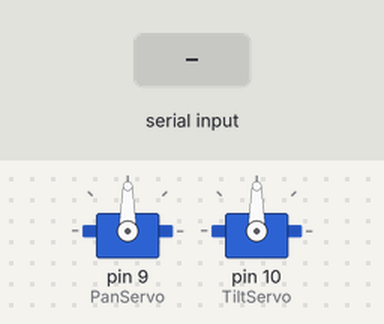
This sketch was run on a simulated Arduino Uno, built with avr-gcc and run on an emulated ATmega328P. On the bench: 2 × servo. The test bench sets the inputs (shaded band).

Above: at 1.7 s.
1.8 s: "90,45," received over Serial
At 4.6 s:
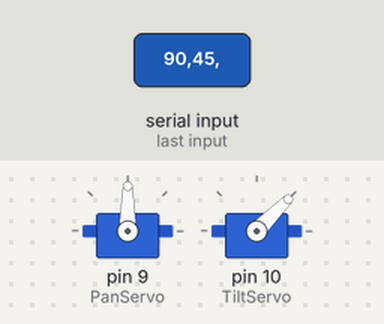
4.8 s: "30,150," received over Serial
At 5.43 s:
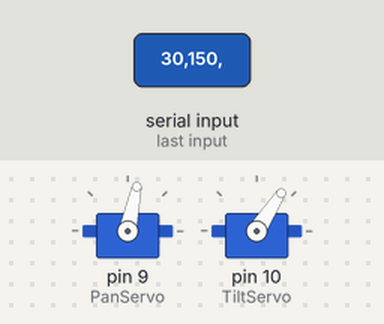
7.8 s: "5," received over Serial
At 8.93 s:
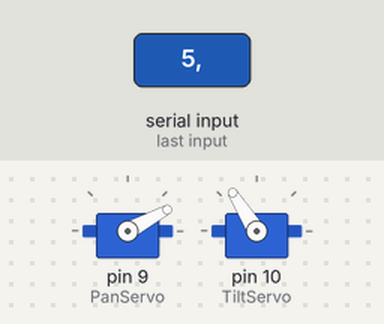
10.8 s: "90," received over Serial
At 11.93 s:
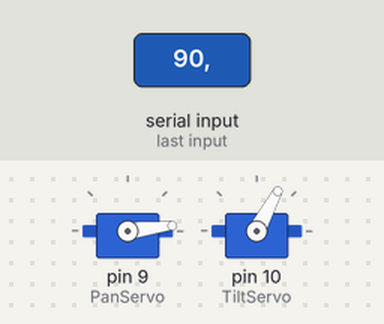
13.8 s: "200," received over Serial
16.8 s: "1,90," received over Serial
At 17.03 s:
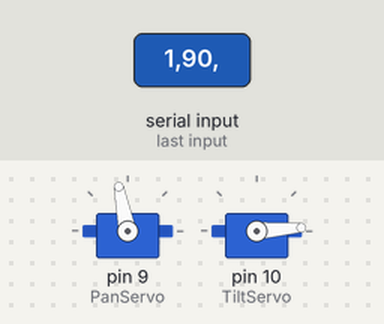
Timing chart, 0 to 20.8 s (numbered marks = the images above; inputs shaded):
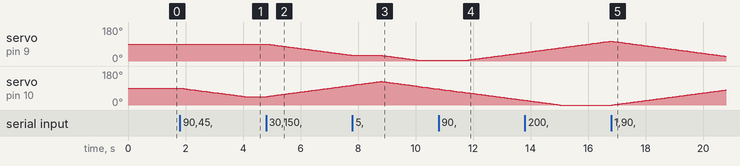

The sketch:

read_from_serial.ino
```cpp
/*
GazePal: Machine Learning-based Gaze Tracking for Users with Physical Disabilities
Author: Rishi Rangarajan
Year: 2021
Info: Program to run on Arduino to control Pan-Tilt Mechanism using input from Serial port.
*/

// Servo easing library
#include "ServoEasing.hpp"

// Initial pan and tilt positions
int pan_angle = 90;
int tilt_angle = 90;
// Variable for servo speed
int servo_speed = 20;

// Instantiate for servo motors
ServoEasing PanServo;
ServoEasing TiltServo;

void setup()
{
  Serial.begin(9600);

  // Attach Pan Servo to PIN 9
  if (PanServo.attach(9, pan_angle) == INVALID_SERVO) {
      Serial.println(F("Error attaching servo"));
  }
  // Attach Pan Servo to PIN 10
  if (TiltServo.attach(10, tilt_angle) == INVALID_SERVO) {
      Serial.println(F("Error attaching servo"));
  }

  // Small delay to take position
  delay(500);

  // Set Servo speed
  PanServo.setSpeed(servo_speed);
  TiltServo.setSpeed(servo_speed);

}

void loop()
{
  // Check if Serial data is available
  if (Serial.available())
  {
    // Read data into separate variables
    String str_pan = Serial.readStringUntil(',');
    Serial.read();
    String str_tilt = Serial.readStringUntil(',');

    // Convert string to integers
    pan_angle = str_pan.toInt();
    tilt_angle = str_tilt.toInt();

    // Write to Pan and Tilt Servos
    PanServo.startEaseTo(pan_angle);
    TiltServo.startEaseTo(tilt_angle);
  }
}
```

Measured:
- after the input at 1.8 s, servo on pin 10 (TiltServo): moves from 90° to 45° over 2.2 s, starting after 0.05 s
- after the input at 4.8 s, servo on pin 9 (PanServo): moves from 90° to 30° over 2.9 s, starting after 0.05 s; servo on pin 10 (TiltServo): moves from 45° to 105° over 2.9 s, starting after 0.05 s
- after the input at 7.8 s, servo on pin 9 (PanServo): moves from 30° to 5° over 1.2 s, starting after 1.0 s
- after the input at 10.8 s, servo on pin 9 (PanServo): moves from 5° to 45° over 1.9 s, starting after 1.0 s
- after the input at 16.8 s, servo on pin 10 (TiltServo): moves from 0° to 80° over 3.9 s, starting after 0.05 s
